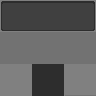

This is a level from a 2D game, rendered from its Tiled map with the project's own tilesets. A one-line summary and the complete map file follow:
An orthogonal 3x3 tile map with 32x32 px tiles, 5 tile layers (Background, Shadows, Obstacles, Foreground, ...).

<map version="1.10" tiledversion="1.10.1" orientation="orthogonal" renderorder="right-down" width="3" height="3" tilewidth="32" tileheight="32" infinite="0" nextlayerid="6" nextobjectid="1">
 <tileset firstgid="1" source="Base_tileset.tsx" />
 <layer id="1" name="Background" width="3" height="3">
  <data encoding="csv">
0,0,0,
0,0,0,
0,211,0
</data>
 </layer>
 <layer id="5" name="Shadows" width="3" height="3">
  <data encoding="csv">
0,0,0,
0,0,0,
0,0,0
</data>
 </layer>
 <layer id="2" name="Obstacles" width="3" height="3">
  <data encoding="csv">
6,26,16,
33,33,33,
34,0,32
</data>
 </layer>
 <layer id="3" name="Foreground" width="3" height="3">
  <data encoding="csv">
0,0,0,
0,0,0,
0,0,0
</data>
 </layer>
 <layer id="4" name="Doors" width="3" height="3">
  <data encoding="csv">
0,0,0,
0,0,0,
0,211,0
</data>
 </layer>
</map>
